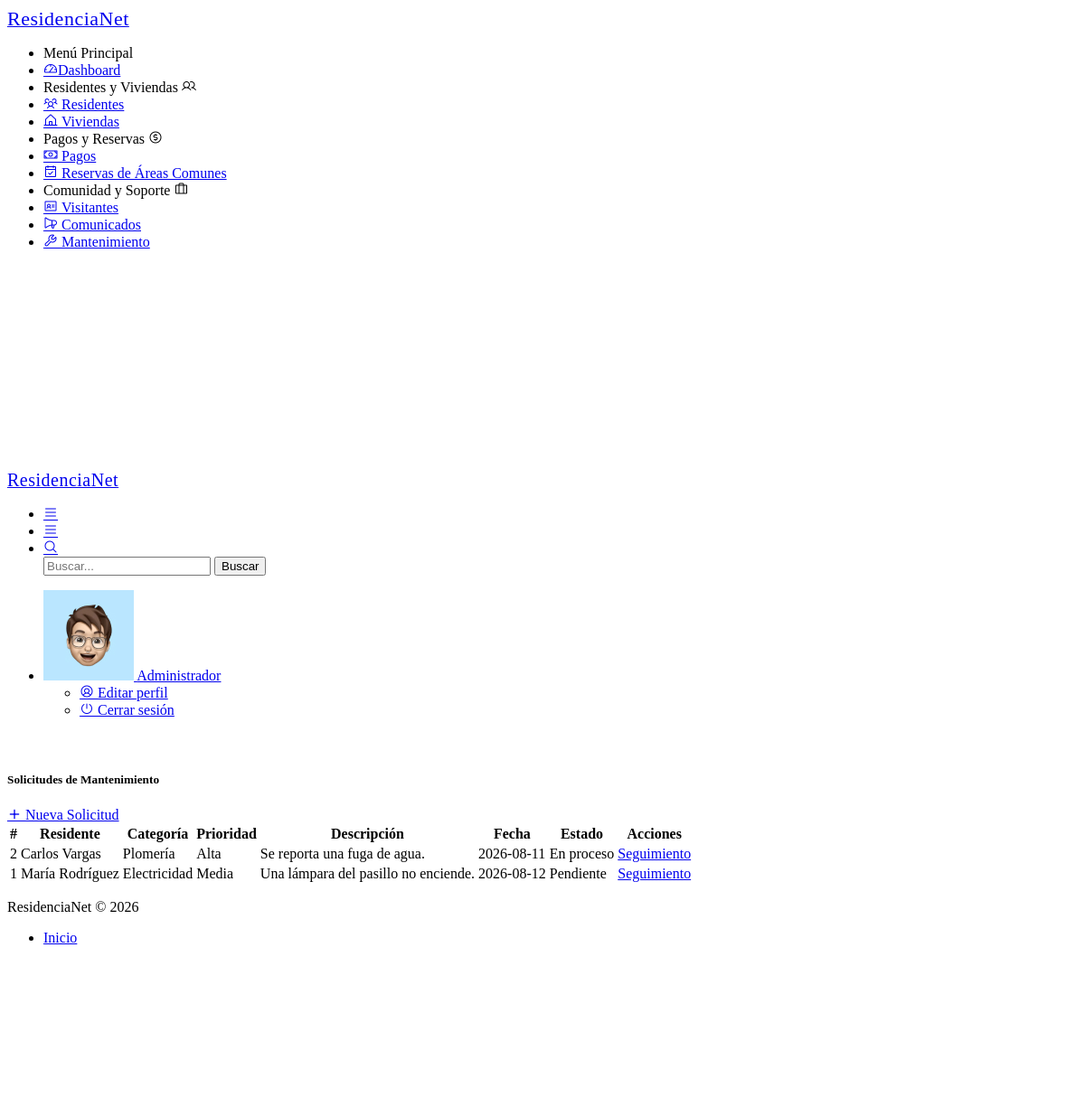
The app's page /mantenimiento/index (signed in) with its own data.
### tables this page shows
CREATE TABLE IF NOT EXISTS mantenimiento (
    id INT AUTO_INCREMENT PRIMARY KEY,
    residente VARCHAR(100) NOT NULL,
    categoria VARCHAR(50) NOT NULL,
    prioridad ENUM('Baja', 'Media', 'Alta') DEFAULT 'Media',
    descripcion TEXT NOT NULL,
    ubicacion VARCHAR(100),
    fecha DATE NOT NULL,
    estado ENUM('Pendiente', 'En proceso', 'Resuelto') DEFAULT 'Pendiente',
    created_at TIMESTAMP DEFAULT CURRENT_TIMESTAMP
);

### app/controllers/MantenimientoController.php (called while the page is built, shortened)
<?php
class MantenimientoController extends Controller {
    private $mantenimientoModel;
    public function __construct() {
        $this->mantenimientoModel = $this->model('Mantenimiento');
    }
    public function index() {
        $mantenimientos = $this->mantenimientoModel->getAll();
        $this->view('mantenimiento/index', [
            'mantenimientos' => $mantenimientos
        ]);
    }
}

### app/core/app.php (called while the page is built, shortened)
<?php
class App {
    protected $method = 'index';
    public function __construct() {
        $url = $this->parseUrl();
        if (isset($url[0]) && file_exists('../app/controllers/' . ucfirst($url[0]) . 'Controller.php')) {
            unset($url[0]);
        }
        $this->controller = new $this->controller;
        if (isset($url[1])) {
            if (method_exists($this->controller, $url[1])) {
                $this->method = $url[1];
                unset($url[1]);
            }
        }
        $this->params = $url ? array_values($url) : [];
        call_user_func_array([$this->controller, $this->method], $this->params);
    }
    public function parseUrl() {
        if (isset($_GET['url'])) {
            return explode('/', filter_var(rtrim($_GET['url'], '/'), FILTER_SANITIZE_URL));
        }
        return [];
    }
}

### public/index.php (called while the page is built, shortened)
<?php
require_once '../app/core/app.php';
$app = new App();

### app/models/Mantenimiento.php (called while the page is built, shortened)
<?php
require_once '../app/config/database.php';
class Mantenimiento {
    private $db;
    public function __construct() {
        $this->db = Database::getInstance()->getConnection();
    }
    public function getAll() {
        $query = "SELECT * FROM mantenimiento ORDER BY id DESC";
        $result = $this->db->query($query);
        return $result->fetch_all(MYSQLI_ASSOC);
    }
}

### app/config/database.php (called while the page is built, shortened)
<?php
class Database {
    private static $instance = null;
    private $conn;
    private function __construct() {
        try {
            $this->conn = new mysqli(DB_HOST, DB_USER, DB_PASS, DB_NAME);
            $this->conn->set_charset("utf8");
        } catch (mysqli_sql_exception $e) {
            die("Error de conexión a la base de datos. Verifica que MySQL esté encendido y la base '" . DB_NAME . "' exista. Detalle: " . $e->getMessage());
        }
    }
    public static function getInstance() {
        if (!self::$instance) {
            self::$instance = new Database();
        }
        return self::$instance;
    }
    public function getConnection() {
        return $this->conn;
    }
}

### app/views/mantenimiento/index.php (the view, shortened to what this page needs)
<?php
include '../app/views/layouts/header.php';
include '../app/views/layouts/sidebar.php';
include '../app/views/layouts/topbar.php';
?>
<div class="pc-container">
    <div class="pc-content">
        <div class="row">
            <div class="col-12">
                <div class="card">
                    <div class="card-header d-flex justify-content-between align-items-center">
                        <h5 class="mb-0">Solicitudes de Mantenimiento</h5>
                        <a href="<?= BASE_URL ?>/mantenimiento/create" class="btn btn-primary">
                            <i class="feather icon-plus"></i>
                            Nueva Solicitud
                        </a>
                    </div>
                    <div class="card-body">
                        <div class="table-responsive">
                            <table class="table table-hover table-striped align-middle">
                                <thead>
                                    <tr>
                                        <th>#</th>
                                        <th>Residente</th>
                                        <th>Categoría</th>
                                        <th>Prioridad</th>
                                        <th>Descripción</th>
                                        <th>Fecha</th>
                                        <th>Estado</th>
                                        <th>Acciones</th>
                                    </tr>
                                </thead>
                                <tbody>
                                <?php if (!empty($data['mantenimientos'])): ?>
                                    <?php foreach ($data['mantenimientos'] as $mantenimiento): ?>
                                        <tr>
                                            <td><?= htmlspecialchars($mantenimiento['id']) ?></td>
                                            <td>
                                                <?= htmlspecialchars($mantenimiento['residente']) ?>
                                            </td>
                                            <td>
                                                <?= htmlspecialchars($mantenimiento['categoria']) ?>
                                            </td>
                                            <td>
                                                <?= htmlspecialchars($mantenimiento['prioridad']) ?>
                                            </td>
                                            <td>
                                                <?= htmlspecialchars($mantenimiento['descripcion']) ?>
                                            </td>
                                            <td>
                                                <?= htmlspecialchars($mantenimiento['fecha']) ?>
                                            </td>
                                            <td>
                                                <?php if ($mantenimiento['estado'] == 'Pendiente'): ?>
                                                    <span class="badge bg-danger">
                                                        Pendiente
                                                    </span>
                                                <?php elseif ($mantenimiento['estado'] == 'En proceso'): ?>
                                                    <span class="badge bg-warning">
                                                        En proceso
                                                    </span>
                                                <?php else: ?>
                                                    <span class="badge bg-success">
                                                        Resuelto
                                                    </span>
                                                <?php endif; ?>
                                            </td>
                                            <td>
                                                <a
                                                    href="<?= BASE_URL ?>/mantenimiento/seguimiento/<?= $mantenimiento['id'] ?>"
                                                    class="btn btn-info btn-sm">
                                                    Seguimiento
                                                </a>
                                            </td>
                                        </tr>
                                    <?php endforeach; ?>
                                <?php endif; ?>
                                </tbody>
                            </table>
                        </div>
                    </div>
                </div>
            </div>
        </div>
    </div>
</div>
<?php
include '../app/views/layouts/footer.php';
include '../app/views/layouts/scripts.php';
?>

### records on screen
mantenimiento: id "2", residente "Carlos Vargas", categoria "Plomería", prioridad "Alta", descripcion "Se reporta una fuga de agua.", fecha "2026-08-11", estado "En proceso"
mantenimiento: id "1", residente "María Rodríguez", categoria "Electricidad", prioridad "Media", descripcion "Una lámpara del pasillo no enciende.", fecha "2026-08-12", estado "Pendiente"

### other values on screen
$_SESSION['user_name'] "Administrador"
